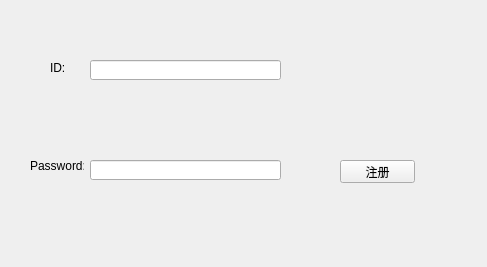
<?xml version="1.0" encoding="UTF-8"?>
<ui version="4.0">
 <class>Fregister</class>
 <widget class="QMainWindow" name="Fregister">
  <property name="geometry">
   <rect>
    <x>0</x>
    <y>0</y>
    <width>487</width>
    <height>267</height>
   </rect>
  </property>
  <property name="windowTitle">
   <string>MainWindow</string>
  </property>
  <widget class="QWidget" name="centralwidget">
   <widget class="QLineEdit" name="id">
    <property name="geometry">
     <rect>
      <x>90</x>
      <y>60</y>
      <width>191</width>
      <height>20</height>
     </rect>
    </property>
   </widget>
   <widget class="QLineEdit" name="password">
    <property name="geometry">
     <rect>
      <x>90</x>
      <y>160</y>
      <width>191</width>
      <height>20</height>
     </rect>
    </property>
   </widget>
   <widget class="QPushButton" name="regist">
    <property name="geometry">
     <rect>
      <x>340</x>
      <y>160</y>
      <width>75</width>
      <height>23</height>
     </rect>
    </property>
    <property name="text">
     <string>注册</string>
    </property>
   </widget>
   <widget class="QLabel" name="label">
    <property name="geometry">
     <rect>
      <x>50</x>
      <y>60</y>
      <width>31</width>
      <height>16</height>
     </rect>
    </property>
    <property name="text">
     <string>ID:</string>
    </property>
   </widget>
   <widget class="QLabel" name="label_2">
    <property name="geometry">
     <rect>
      <x>30</x>
      <y>160</y>
      <width>54</width>
      <height>12</height>
     </rect>
    </property>
    <property name="text">
     <string>Password:</string>
    </property>
   </widget>
  </widget>
 </widget>
 <resources/>
 <connections/>
</ui>
